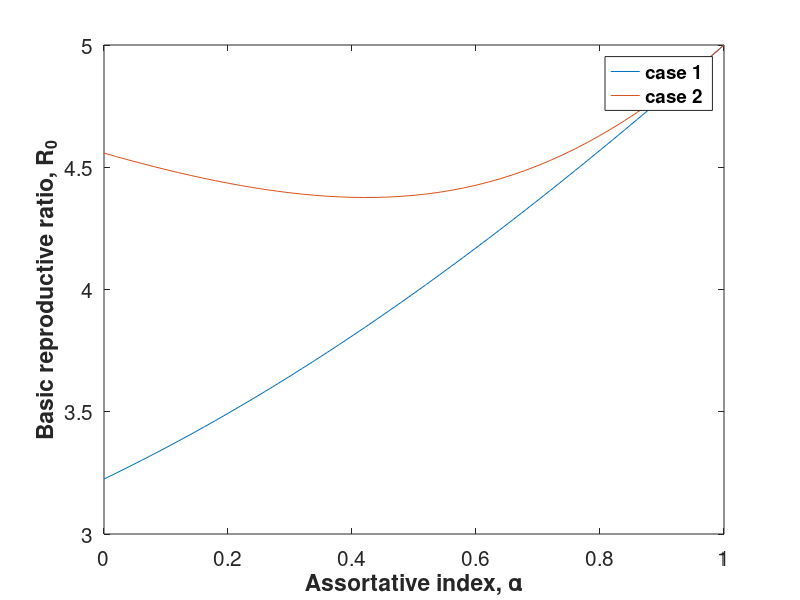

MATLAB code for this plot:
clear all
close all
beta = zeros(4,4);
range = 0:0.02:1;
R0 = zeros(1, length(range));
i = 1;
for alpha = range
    beta(1,1) = (1 - alpha) * 13.9 + alpha * 5/0.2;
    beta(1,2) = (1 - alpha) * 2.78;
    beta(2,1) = (1 - alpha) * 2.78;
    beta(2,2) = (1 - alpha) * 0.556 + alpha * 1/0.8;
    beta(1,:) = beta(1, :) * 0.2;
    beta(2,:) = beta(2, :) * 0.8;
    eigval = eig(beta);
    R0(i) = max(eigval);
    i = i + 1;
end

beta = zeros(4,4);

r0 = zeros(1, length(range));
i = 1;
for alpha = range
    beta(1,1) = (1 - alpha) * 13.9 + alpha * 5/0.2;
    beta(1,2) = (1 - alpha) * 5.56;
    beta(2,1) = (1 - alpha) * 5.56;
    beta(2,2) = (1 - alpha) * 2.22 + alpha * 2/0.8;
    beta(1,:) = beta(1, :) * 0.2;
    beta(2,:) = beta(2, :) * 0.8;
    eigval = eig(beta);
    r0(i) = max(eigval);
    i = i + 1;
end
plot(range, R0)
hold on
plot(range, r0)
legend({'case 1', 'case 2'},'Location', 'best',...
    'FontSize', 15, 'FontWeight', 'bold')
xlabel('Assortative index, \alpha', 'FontSize',15,'FontWeight','bold')
ylabel('Basic reproductive ratio, R_{0}', 'FontSize',15,'FontWeight','bold')
set(gca,'FontSize', 15)
